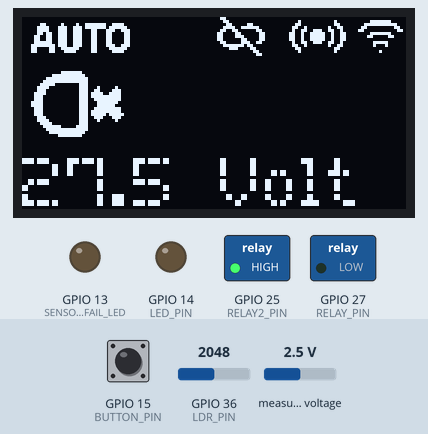
The sketch below on a simulated ESP32. On the bench: 128×64 one-colour display, switched loads named in the sketch (green lamp = pin HIGH), output pins drawn as LEDs (lit = HIGH). Dashed ring = blinking. The inputs (shaded band) are chosen by the test bench; at power-on: GPIO 36 (LDR_PIN) = 2048, GPIO 15 (BUTTON_PIN) HIGH, measured voltage 2.5 V. Random numbers use the default seed unless the sketch sets one; what the sketch prints to the serial monitor is not drawn.

Above: at 8.1 s.
8.2 s: GPIO 36 (LDR_PIN) set to 3937
9.7 s: GPIO 36 (LDR_PIN) set to 4047
At 11.3 s:
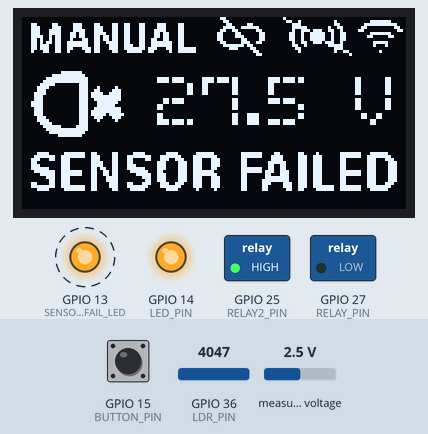
12.7 s: GPIO 15 (BUTTON_PIN) pulled LOW for 3.2 s
At 16.9 s:
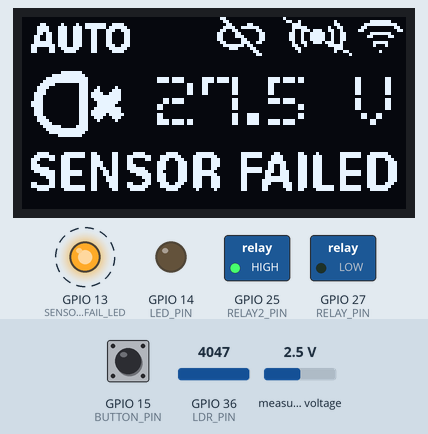
17.4 s: GPIO 36 (LDR_PIN) set to 1960
At 18.6 s:
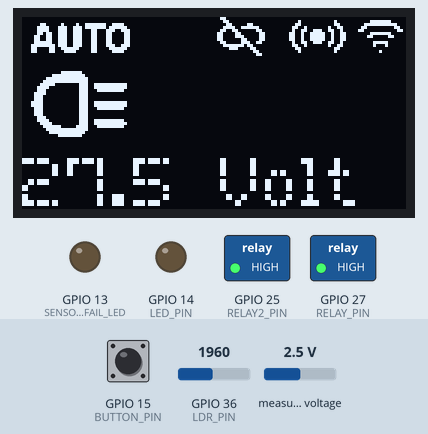
18.9 s: GPIO 15 (BUTTON_PIN) pulled LOW for 3.2 s
At 22.8 s:
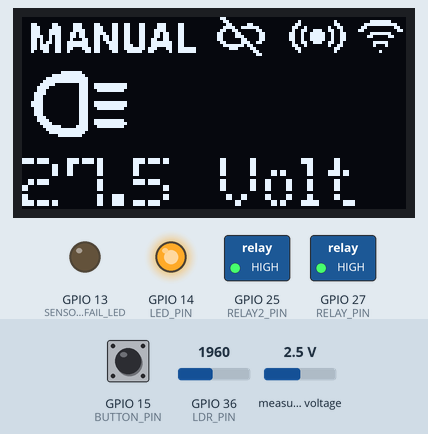
23.6 s: GPIO 15 (BUTTON_PIN) pulled LOW for 0.15 s
At 24.1 s:
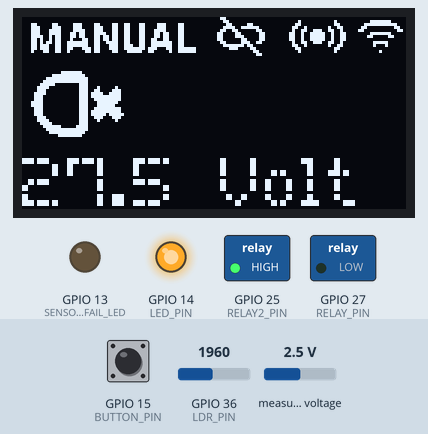
Timing chart, 0 to 26.6 s (numbered marks = the images above; inputs shaded):
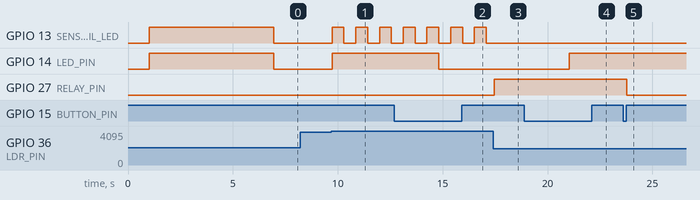

Measured:
- the behaviour switches between 4000 and 4001 on GPIO 36 (LDR_PIN) (found by bisection; images 0 and 1)
- after the input at 8.2 s, every drawn part: stays the same
- after the input at 9.7 s, GPIO 13 (SENSOR_FAIL_LED): alternates HIGH for 0.57 s and LOW for 0.57 s, starting at once; GPIO 14 (LED_PIN): LOW → HIGH at once; the display: changes after 0.07 s (image 1)
- after the input at 12.7 s, GPIO 14 (LED_PIN): HIGH → LOW after 2.1 s; the display: first changes after 0.65 s (image 2 shows a later state)
- after the input at 17.4 s, GPIO 27 (RELAY_PIN): LOW → HIGH after 0.07 s; the display: changes after 0.09 s (image 3)
- after the input at 18.9 s, GPIO 14 (LED_PIN): LOW → HIGH after 2.1 s; the display: first changes after 0.66 s (image 4 shows a later state)
- after the input at 23.6 s, GPIO 27 (RELAY_PIN): HIGH → LOW after 0.18 s

The sketch:

OTA_APmode.ino
```cpp
/**

 Basic Arduino OTA AP mode
 Automatic Motorcycle Headlight Control

 **/
#include "Arduino.h"
#include "WiFi.h"
#include "ArduinoOTA.h"
#include <ESPmDNS.h>
#include <Wire.h>
#include <Adafruit_GFX.h>
#include <Adafruit_SSD1306.h>
#include "image.h"
#include "Image2.h"
#include <led_counter_712pt7b.h>
#include <OpenSauceOne_Medium7pt7b.h>
#include <Adafruit_ADS1X15.h>

//AP mode
#define SSID_FORMAT "ESP32-%06lX"  // 12 chars total
#define PASSWORD "test123456"      // AP password

//Oled setup
#define SCREEN_WIDTH 128
#define SCREEN_HEIGHT 64
#define OLED_RESET -1
Adafruit_SSD1306 display = Adafruit_SSD1306(SCREEN_WIDTH, SCREEN_HEIGHT, &Wire, OLED_RESET);

// State variables
bool manualMode = false;
bool headlightState = false;
bool ldrFailed = false;
unsigned long buttonPressTime = 0;
bool buttonHeld = false;
unsigned long blinkTimer = 0;
bool blinkState = false;
const int blinkInterval = 500;
int frame = 0;
Adafruit_ADS1115 ads;
bool thresholdReached = false;
bool apStarted = false;
bool otaActive = false;
unsigned long apStartTime = 0;
const unsigned long apTimeout = 60000;  // 1 minute
unsigned long holdStartTime = 0;
bool showingBar = false;


//AP
const char *alphanum = "0123456789!@#$%^&*abcdefghijklmnopqrstuvwxyzABCDEFGHIJKLMNOPQRSTUVWXYZ";
String generatePass(uint8_t str_len) {
  String buff;
  for (int i = 0; i < str_len; i++) {
    buff += alphanum[random(strlen(alphanum) - 1)];
  }
  return buff;
}

void startAPMode() {
  char ssid[13];
  char passwd[11];
  long unsigned int espmac = ESP.getEfuseMac() >> 24;
  snprintf(ssid, 13, SSID_FORMAT, espmac);
#ifdef PASSWORD
  snprintf(passwd, 11, PASSWORD);
#else
  snprintf(passwd, 11, generatePass(10).c_str());
#endif
  WiFi.mode(WIFI_AP);
  WiFi.softAP(ssid, passwd);  // Set up the SoftAP
  MDNS.begin("esp32");
  Serial.printf("AP: %s, PASS: %s\n", ssid, passwd);
  ArduinoOTA.begin();
  apStartTime = millis();
  apStarted = true;
  otaActive = true;
}

void stopAPMode() {
  Serial.println("Stopping AP and WiFi...");
  if (apStarted) {
    animateWiFiOff();  // Animate before shutting down
  }

  WiFi.softAPdisconnect(true);
  WiFi.mode(WIFI_OFF);
  apStarted = false;
  otaActive = false;
}

// Pin definitions
#define LDR_PIN 36
#define RELAY_PIN 27
#define BUTTON_PIN 15
#define LED_PIN 14
#define SENSOR_FAIL_LED 13
#define RELAY2_PIN 25
#define BYPASS_BTN 16

// Constants
#define THRESHOLD 2000
#define LONG_PRESS_TIME 1500
#define LDR_MIN 20
#define LDR_MAX 4000
#define MAX_HOLD_TIME 5000  // Max time to visualize

// Voltage Reading from ADS1115 I2C
float readVoltage() {
  int16_t adc0 = ads.readADC_SingleEnded(0);
  float voltage2 = adc0 * 0.125 / 1000.0 * 11.0;
  return voltage2;
}

int p1 = random(0, 100);

void setup() {
  Serial.begin(115200);
  Serial.println("Booting");
  Wire.begin(21, 22);
  startAPMode();
  Serial.print("local IP address: ");
  Serial.println(WiFi.softAPIP());

  // Port defaults to 3232
  ArduinoOTA.setPort(3232);

  // Hostname defaults to esp3232-[MAC]
  ArduinoOTA.setHostname("myesp32-OTA");

  ArduinoOTA
    .onStart([]() {
      String type;
      if (ArduinoOTA.getCommand() == U_FLASH)
        type = "sketch";
      else
        type = "filesystem";

      Serial.println("Start updating " + type);
    })
    .onEnd([]() {
      Serial.println("\nEnd");
    })
    .onProgress([](unsigned int progress, unsigned int total) {
      Serial.printf("Progress: %u%%\r", (progress / (total / 100)));
    })
    .onError([](ota_error_t error) {
      Serial.printf("Error[%u]: ", error);
      if (error == OTA_AUTH_ERROR)
        Serial.println("Auth Failed");
      else if (error == OTA_BEGIN_ERROR)
        Serial.println("Begin Failed");
      else if (error == OTA_CONNECT_ERROR)
        Serial.println("Connect Failed");
      else if (error == OTA_RECEIVE_ERROR)
        Serial.println("Receive Failed");
      else if (error == OTA_END_ERROR)
        Serial.println("End Failed");
    });

  ArduinoOTA.setTimeout(60000);

  Serial.println("Ready");
  Serial.print("IP address: ");
  Serial.println(WiFi.localIP());

  // Pin setup
  pinMode(BUTTON_PIN, INPUT_PULLUP);
  pinMode(BYPASS_BTN, INPUT_PULLUP);
  pinMode(RELAY_PIN, OUTPUT);
  pinMode(LED_PIN, OUTPUT);
  pinMode(SENSOR_FAIL_LED, OUTPUT);
  pinMode(RELAY2_PIN, OUTPUT);
  digitalWrite(RELAY_PIN, LOW);
  digitalWrite(RELAY2_PIN, HIGH);
  delay(1000);
  digitalWrite(LED_PIN, HIGH);
  digitalWrite(SENSOR_FAIL_LED, HIGH);

  // OLED init
  if (!display.begin(SSD1306_SWITCHCAPVCC, 0x3C)) {  // Default I2C address
    Serial.println(F("OLED init failed"));
    while (true)
      ;
  }
  display.clearDisplay();
  display.setTextSize(1);
  display.setTextColor(SSD1306_WHITE);
  display.drawBitmap(32, 0, bitmap_logo, 64, 64, SSD1306_WHITE);
  display.display();
  delay(1000);
  for (int frame = 0; frame < 35; frame++) {
    display.clearDisplay();

    // Draw the bitmap from PROGMEM
    display.drawBitmap(0, 17, loading_frm[frame], 128, 32, SSD1306_WHITE);
    display.display();

    delay(100);  // Frame delay (100 ms)
  }
  delay(500);
  digitalWrite(LED_PIN, LOW);
  digitalWrite(SENSOR_FAIL_LED, LOW);
  ads.begin();            // default address 0x48
  ads.setGain(GAIN_ONE);  // ±4.096V range = 1 bit = 125uV
}

void loop() {
// Wait for Engine to Start Then Proceed Next Loop
   if (!thresholdReached){
        float voltage2 = readVoltage();

        if (voltage2 >= 13.5){
            digitalWrite(RELAY2_PIN, HIGH);
            thresholdReached = true;
        } else if(digitalRead(BYPASS_BTN) == LOW) {
          thresholdReached = true;
        } else {
            display.clearDisplay();
            display.setFont(&OpenSauceOne_Medium7pt7b);
            display.setCursor(0, 13);
            display.print("START ENGINE"); display.drawBitmap(47, 15, engine, 34, 34, SSD1306_WHITE);
            drawPercentbar( 0, 49, 128, 15,p1);
            display.display();
            p1++;
            if( p1 > 100) p1 =0;

        }
        delay(500);
        return;
    }

// Loop After Engine Start
  ArduinoOTA.handle();
  if (apStarted && millis() - apStartTime > apTimeout && WiFi.softAPgetStationNum() == 0) {
    stopAPMode();
  }

  // Voltage Measurement
  int16_t adc0 = ads.readADC_SingleEnded(0);
  float voltage = adc0 * 0.125 / 1000.0 * 11.0;  // Compensate for divider

  static bool lastRelayState = headlightState;

  int lightValue = analogRead(LDR_PIN);

  // LDR failure detection
  if (lightValue < LDR_MIN || lightValue > LDR_MAX) {
    if (!ldrFailed) {
      Serial.println("LDR Failure Detected! Switching to Manual Mode.");
      ldrFailed = true;
      manualMode = true;
      digitalWrite(LED_PIN, HIGH);
    }
  } else {
    if (ldrFailed) {
      Serial.println("LDR Recovered! Auto Mode Available.");
      ldrFailed = false;
    }
  }

  // Sensor failure LED blinking
  if (ldrFailed) {
    if ((millis() - blinkTimer) >= blinkInterval) {
      blinkTimer = millis();
      blinkState = !blinkState;
      digitalWrite(SENSOR_FAIL_LED, blinkState);
    }
  } else {
    digitalWrite(SENSOR_FAIL_LED, LOW);
  }

  // Button handling with dual-function press
  static bool apRequested = false;
  bool showingBar = false;

  if (digitalRead(BUTTON_PIN) == LOW) {
    if (buttonPressTime == 0) {
      buttonPressTime = millis();
      holdStartTime = millis();
    }

    unsigned long heldTime = millis() - buttonPressTime;
    if (heldTime > 500) {
      showingBar = true;
    }

    if (heldTime >= 5000 && !apRequested) {
      Serial.println("AP Mode Requested (5s press)");
      apRequested = true;
      if (!apStarted) {
        startAPMode();
      }
    } else if (heldTime >= 2000 && !buttonHeld && !apRequested) {
      manualMode = !manualMode;
      Serial.println(manualMode ? "Manual Mode ON" : "Automatic Mode ON");
      digitalWrite(LED_PIN, manualMode ? HIGH : LOW);
      buttonHeld = true;
    }

    delay(10);
  } else {
    if (buttonPressTime > 0 && (millis() - buttonPressTime) < 2000 && !buttonHeld) {
      if (manualMode) {
        headlightState = !headlightState;
        Serial.println(headlightState ? "Headlight ON" : "Headlight OFF");
      }
    }

    buttonPressTime = 0;
    buttonHeld = false;
    apRequested = false;
    //showingBar = false;
    delay(10);
  }

  // Automatic mode control
  if (!manualMode) {
    headlightState = (lightValue < THRESHOLD);
  }

  // Update relay if needed
  if (headlightState != lastRelayState) {
    digitalWrite(RELAY_PIN, headlightState ? HIGH : LOW);
    lastRelayState = headlightState;
  }

  // OLED Display update
  display.clearDisplay();
  display.drawBitmap(0, 0, manualMode ? MANUAL : AUTO, 60, 14, SSD1306_WHITE);
  display.drawBitmap(3, 13, headlightState ? headlights_on : headlights_off, 32, 32, SSD1306_WHITE);
  // Visual bar
  if (showingBar) {
    drawHoldProgressBar(millis() - holdStartTime);  // Just draws the bar
  }

  if (apStarted) {
    display.drawBitmap(110, 0, Wifi, 19, 13, SSD1306_WHITE);
    display.drawBitmap(87, 0, ldrFailed ? SS_no : Sensor, 23, 13, SSD1306_WHITE);
    if (WiFi.softAPgetStationNum() == 0) {
      display.drawBitmap(65, 0, LinkSlash, 16, 13, SSD1306_WHITE);  // Client icon
    } else {
      display.drawBitmap(62, 0, LinkAp, 23, 13, SSD1306_WHITE);
    }
  } else {
    display.drawRect(110, 0, 19, 13, SSD1306_BLACK);
    display.drawRect(62, 0, 23, 13, SSD1306_BLACK);
    display.drawBitmap(105, 0, ldrFailed ? SS_no : Sensor, 23, 13, SSD1306_WHITE);
  }

  if (ldrFailed) {
    display.drawBitmap(0, 39, Ss_Failed, 128, 32, SSD1306_WHITE);
    display.setFont(&led_counter_712pt7b);
    display.setCursor(45, 35);
    display.setTextSize(1);
    display.setTextColor(SSD1306_WHITE);
    display.print(voltage, 1);
    display.print(" V");
  } else {
    display.setFont(&led_counter_712pt7b);
    display.setCursor(0, 62);
    display.setTextSize(1);
    display.setTextColor(SSD1306_WHITE);
    display.print(voltage, 1);
    display.print(" Volt");
  }

  display.display();

  //Serial.println(lightValue);  //Uncomment for calibrating LDR Value
  delay(50);
}

// UI Function
// Progress Bar
void drawPercentbar(int x, int y, int width, int height, int progress) {
  progress = progress > 100 ? 100 : progress;
  progress = progress < 0 ? 0 : progress;

  float bar = ((float)(width - 4) / 100) * progress;

  display.drawRect(x, y, width, height, WHITE);
  display.fillRect(x + 2, y + 2, bar, height - 4, WHITE);
}

// Animation When Wifi Turn Off
void animateWiFiOff() {
  for (int x = 110; x < 128; x += 3) {
    display.fillRect(110, 0, 19, 13, SSD1306_BLACK);
    display.drawBitmap(x, 0, Wifi, 19, 13, SSD1306_WHITE);
    display.display();
    delay(30);  // Frame delay
  }

  // Final clean-up to fully erase area
  display.fillRect(110, 0, 19, 13, SSD1306_BLACK);
  display.display();
}

// Progress Bar for Button Press Timing
void drawHoldProgressBar(unsigned long elapsed) {
  int percent = map(elapsed, 0, MAX_HOLD_TIME, 0, 100);
  drawPercentbar(37, 15, 90, 10, percent);
  // Tick mark at 2 seconds (40%)
  int tick2s = 37 + map(2000, 0, MAX_HOLD_TIME, 0, 90);
  display.drawLine(tick2s, 14, tick2s, 26, SSD1306_WHITE);

  // Tick mark at 5 seconds (100%)
  int tick5s = 37 + 86;

  display.drawLine(tick5s, 14, tick5s, 26, SSD1306_WHITE);
  display.setFont();
  display.setTextSize(1);
  display.setTextColor(SSD1306_WHITE);
  display.setCursor(tick2s - 5, 28);
  display.print("2s");
  display.setCursor(tick5s - 10, 28);
  display.print("5s");
}
```

Source omitted: Image2.h (data table, 11706 bytes), _Medium7pt7b.h (data table, 10357 bytes), image.h (data table, 109639 bytes), nter_712pt7b.h (data table, 15918 bytes)
